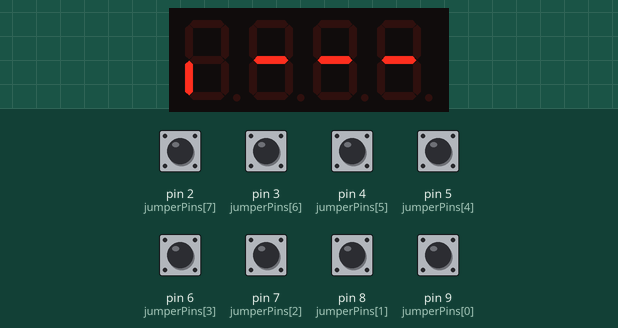
The sketch below on a simulated Arduino Uno, built with avr-gcc and run on an emulated ATmega328P. Shown: 4-digit seven-segment display. Inputs (shaded band) come from the test bench; at power-on: pin 2 (jumperPins[7]), pin 3 (jumperPins[6]), pin 4 (jumperPins[5]), pin 5 (jumperPins[4]), pin 6 (jumperPins[3]), pin 7 (jumperPins[2]), pin 8 (jumperPins[1]), pin 9 (jumperPins[0]) HIGH.

Above: at 2.63 s.
3.3 s: pin 2 (jumperPins[7]) pulled LOW for 0.15 s
At 3.47 s:
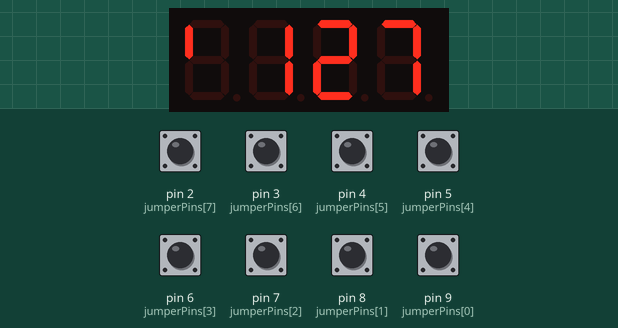
4.9 s: pin 3 (jumperPins[6]) pulled LOW for 0.15 s
At 5.05 s:
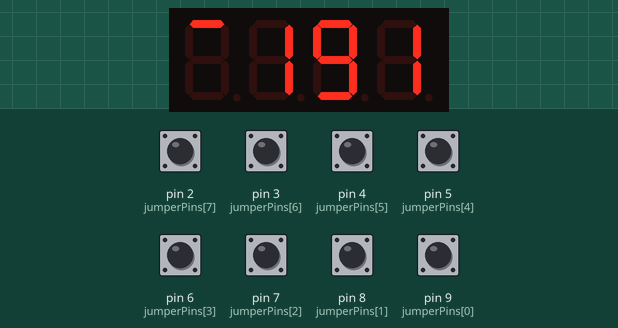
6.5 s: pin 4 (jumperPins[5]) pulled LOW for 0.15 s
At 6.63 s:
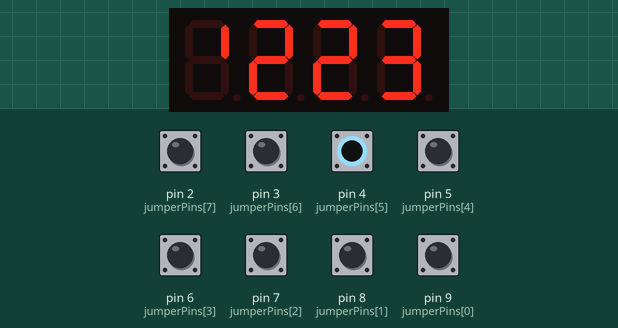
8.1 s: pin 5 (jumperPins[4]) pulled LOW for 0.15 s
At 8.2 s:
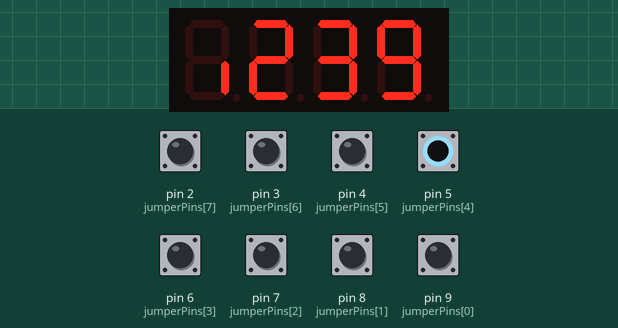
9.7 s: pin 6 (jumperPins[3]) pulled LOW for 0.15 s
At 9.78 s:
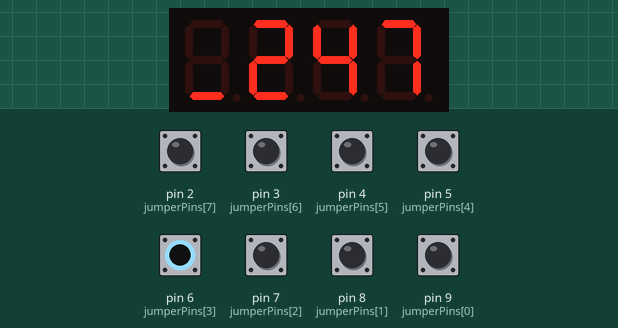
11.3 s: pin 7 (jumperPins[2]) pulled LOW for 0.15 s
At 11.48 s:
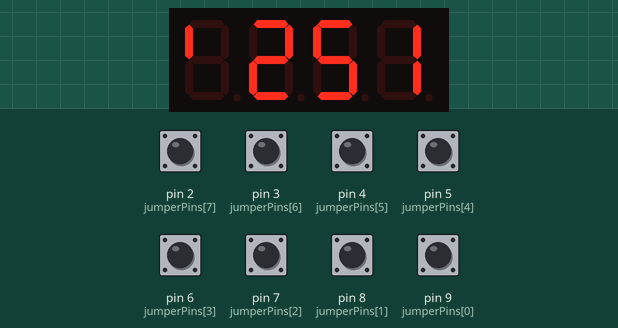

The sketch:

EcoIDTesterCode.ino
```cpp
#include <Arduino.h>
#include <TM1637Display.h>

// Define the pin numbers for the jumpers
const int jumperPins[8] = {9, 8, 7, 6, 5, 4, 3, 2};

const uint8_t animationSequence[] = {
  SEG_A, SEG_B, SEG_C, SEG_D, SEG_E, SEG_F
};

// Define the CLK and DIO pins for the TM1637
#define CLK A0
#define DIO A1

// Create a TM1637Display object
TM1637Display display(CLK, DIO);

// Array to store the states of the jumpers
bool jumperStates[8];

// Function to read the jumper positions
void readJumpers() {
  for (int i = 0; i < 8; i++) {
    jumperStates[i] = digitalRead(jumperPins[i]) == HIGH;
  }
}

// Function to convert jumper states to station ID
int getStationId() {
    int stationId = 0;
    for (int i = 0; i < 8; i++) {
        // 'X' (fitted jumper) is '0', and '0' (unfitted jumper) is '1'
        if (jumperStates[i]) { // '0' is represented as HIGH (true) in jumperStates
            stationId |= (1 << i);  // Set the bit at position i
        }
    }
    return stationId;
}


void setup() {
  // Initialize the display
  display.setBrightness(0x0f); // Set brightness to maximum
  display.clear();

  uint8_t allOn[] = { 0x7F, 0x7F, 0x7F, 0x7F };
  display.setSegments(allOn);

  // Wait for 1 seconds
  delay(1000);

  // Clear the display
  display.clear();

  // Wait for another 1 seconds
  delay(1000);

  // Initialize jumper pins as input with pull-up
  for (int i = 0; i < 8; i++) {
    pinMode(jumperPins[i], INPUT_PULLUP);
  }
}

void loop() {
  static int animationIndex = 0;

  // Read the jumper configuration and get the station ID
  readJumpers();
  int stationId = getStationId();

  // Prepare the display data
  uint8_t displayData[] = { 0x00, 0x00, 0x00, 0x00 };

  // Set the first digit to the current animation step
  displayData[0] = animationSequence[animationIndex];

  // Update the animation index
  animationIndex = (animationIndex + 1) % 6;

  if (stationId == 255) {
    // Display "---" on the second, third, and fourth digits
    displayData[1] = SEG_G;
    displayData[2] = SEG_G;
    displayData[3] = SEG_G;
  } else {
    // Manually construct the station ID display data for the last three digits
    for (int i = 0; i < 3; i++) {
      int digit = (stationId / int(pow(10, 2 - i))) % 10; // Extract each digit
      displayData[i + 1] = display.encodeDigit(digit);
    }
  }

  // Update the entire display
  display.setSegments(displayData);

  // Delay to control the speed of animation
  delay(100); // Adjust this delay to speed up or slow down the animation
}
```

Measured:
- after the input at 3.3 s, the display: changes after 0.12 s (image 1)
- after the input at 4.9 s, the display: changes after 0.09 s (image 2)
- after the input at 6.5 s, the display: changes after 0.07 s (image 3)
- after the input at 8.1 s, the display: changes after 0.05 s (image 4)
- after the input at 9.7 s, the display: changes at once (image 5)
- after the input at 11.3 s, the display: first differs from a run without the input after 0.12 s (image 6)
